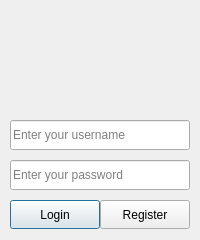
<?xml version="1.0" encoding="UTF-8"?>
<ui version="4.0">
 <class>LoginDialog</class>
 <widget class="QDialog" name="LoginDialog">
  <property name="geometry">
   <rect>
    <x>0</x>
    <y>0</y>
    <width>200</width>
    <height>240</height>
   </rect>
  </property>
  <property name="minimumSize">
   <size>
    <width>200</width>
    <height>240</height>
   </size>
  </property>
  <property name="maximumSize">
   <size>
    <width>200</width>
    <height>240</height>
   </size>
  </property>
  <property name="windowTitle">
   <string>Dialog</string>
  </property>
  <widget class="QPushButton" name="loginButton">
   <property name="geometry">
    <rect>
     <x>10</x>
     <y>200</y>
     <width>90</width>
     <height>29</height>
    </rect>
   </property>
   <property name="text">
    <string>Login</string>
   </property>
  </widget>
  <widget class="QPushButton" name="registerButton">
   <property name="geometry">
    <rect>
     <x>100</x>
     <y>200</y>
     <width>90</width>
     <height>29</height>
    </rect>
   </property>
   <property name="text">
    <string>Register</string>
   </property>
  </widget>
  <widget class="QLabel" name="logo">
   <property name="geometry">
    <rect>
     <x>10</x>
     <y>10</y>
     <width>180</width>
     <height>100</height>
    </rect>
   </property>
   <property name="text">
    <string/>
   </property>
   <property name="pixmap">
    <pixmap resource="chatter.qrc">:/logo_placeholder.png</pixmap>
   </property>
  </widget>
  <widget class="QLineEdit" name="loginText">
   <property name="geometry">
    <rect>
     <x>10</x>
     <y>120</y>
     <width>180</width>
     <height>30</height>
    </rect>
   </property>
   <property name="placeholderText">
    <string>Enter your username</string>
   </property>
  </widget>
  <widget class="QLineEdit" name="passwordText">
   <property name="geometry">
    <rect>
     <x>10</x>
     <y>160</y>
     <width>180</width>
     <height>30</height>
    </rect>
   </property>
   <property name="echoMode">
    <enum>QLineEdit::Password</enum>
   </property>
   <property name="placeholderText">
    <string>Enter your password</string>
   </property>
  </widget>
 </widget>
 <resources>
  <include location="chatter.qrc"/>
 </resources>
 <connections/>
</ui>
